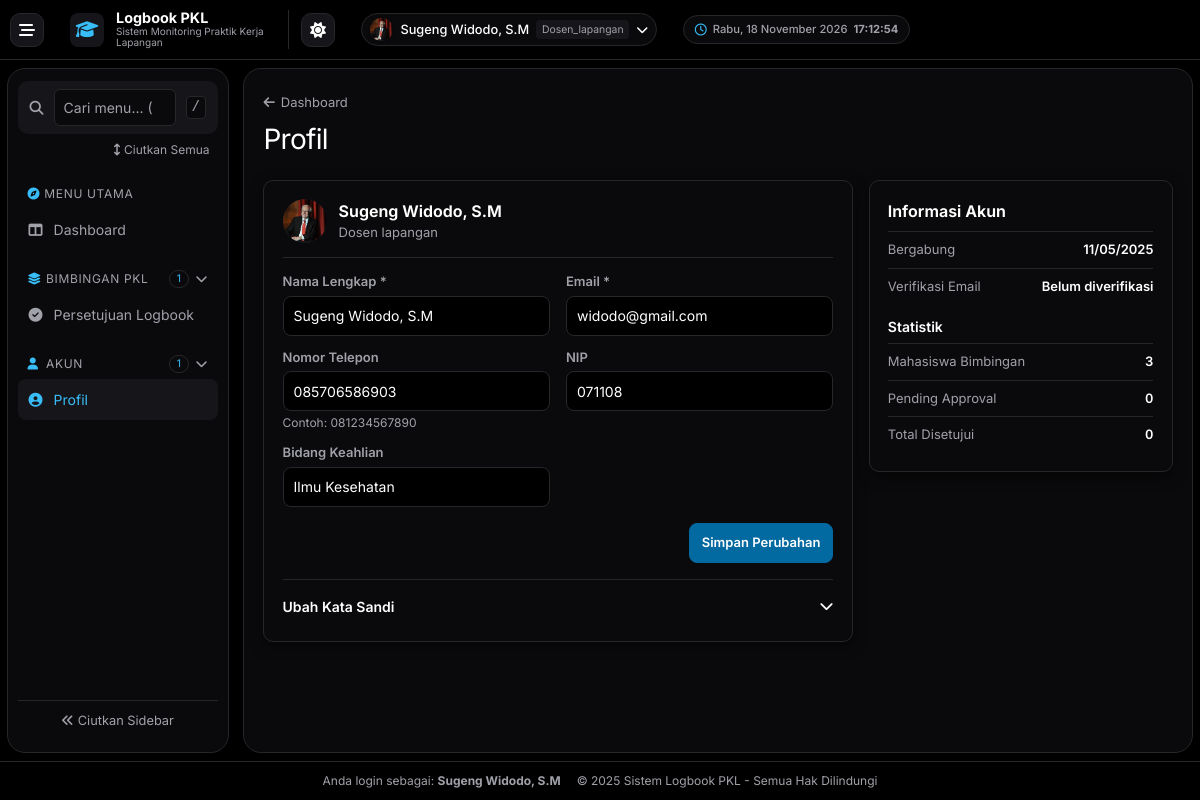
The page /profile.php (signed in) on the database its author committed.
### tables this page shows
CREATE TABLE `users` (
  `id` int(11) NOT NULL,
  `nama` varchar(100) DEFAULT NULL,
  `username` varchar(50) DEFAULT NULL,
  `password` varchar(255) DEFAULT NULL,
  `role` enum('admin','mahasiswa','dosen_pkl','dosen_lapangan') NOT NULL,
  `created_at` timestamp NOT NULL DEFAULT current_timestamp(),
  `remember_token` varchar(64) DEFAULT NULL,
  `prodi` varchar(100) DEFAULT NULL,
  `email_verified` tinyint(1) DEFAULT 0,
  `phone` varchar(15) DEFAULT NULL,
  `profile_image` varchar(255) DEFAULT NULL
);

CREATE TABLE `dosen` (
  `id` int(11) NOT NULL,
  `nip` varchar(20) DEFAULT NULL,
  `bidang` varchar(50) DEFAULT NULL
);

### profile.php (the view, shortened to what this page needs)
<?php
require_once 'config/db.php';
$user_id = $_SESSION['user']['id'];
$role = $_SESSION['user']['role'];
$user_query = $conn->prepare("SELECT * FROM users WHERE id = ?");
$user_query->bind_param("i", $user_id);
$user_query->execute();
$user_result = $user_query->get_result();
$user = $user_result->fetch_assoc();
$user = array_merge([
    'nama' => '',
    'username' => '',
    'email' => '',
    'phone' => '',
    'prodi' => '',
    'profile_image' => '',
    'email_verified' => false,
    'created_at' => date('Y-m-d H:i:s')
], $user);
$password_submitted = $_SERVER['REQUEST_METHOD'] === 'POST' && isset($_POST['change_password']);
$password_open = $password_submitted || ($_GET['ubah_kata_sandi'] ?? null) === '1';
$additional_data = [
    'nim' => '',
    'jurusan' => '',
    'prodi' => '',
    'nip' => '',
    'bidang' => ''
];
if ($role == 'mahasiswa') {
    $mahasiswa_query = $conn->prepare("SELECT * FROM mahasiswa WHERE id = ?");
    $mahasiswa_query->bind_param("i", $user_id);
    $mahasiswa_query->execute();
    $mahasiswa_result = $mahasiswa_query->get_result();
    if ($mahasiswa_result->num_rows > 0) {
        $mahasiswa_data = $mahasiswa_result->fetch_assoc();
        $additional_data = array_merge($additional_data, [
            'nim' => $mahasiswa_data['nim'] ?? '',
            'jurusan' => $mahasiswa_data['jurusan'] ?? '',
            'prodi' => $mahasiswa_data['prodi'] ?? ''
        ]);
    }
} elseif ($role == 'dosen_pkl' || $role == 'dosen_lapangan') {
    $dosen_query = $conn->prepare("SELECT * FROM dosen WHERE id = ?");
    $dosen_query->bind_param("i", $user_id);
    $dosen_query->execute();
    $dosen_result = $dosen_query->get_result();
    if ($dosen_result->num_rows > 0) {
        $dosen_data = $dosen_result->fetch_assoc();
        $additional_data = array_merge($additional_data, [
            'nip' => $dosen_data['nip'] ?? '',
            'bidang' => $dosen_data['bidang'] ?? ''
        ]);
    }
}
include 'includes/header.php';
?>
<div class="dashboard-page">
    <header class="admin-list-header">
        <div>
            <a href="<?= htmlspecialchars($dashboard_url) ?>" class="admin-list-back">
                <i class="fas fa-arrow-left" aria-hidden="true"></i> Dashboard
            </a>
            <h1 class="dashboard-title">Profil</h1>
        </div>
    </header>
    <div class="profile-layout">
        <section class="dashboard-panel profile-panel" aria-labelledby="profile-details-title">
            <div class="profile-identity">
                <span class="profile-avatar" aria-hidden="true">
                    <?php if (!empty($user['profile_image'])): ?>
                        <img src="assets/uploads/profiles/<?= htmlspecialchars($user['profile_image']) ?>" alt="">
                    <?php else: ?>
                        <?= htmlspecialchars(mb_strtoupper(mb_substr($user['nama'], 0, 1)) ?: 'U') ?>
                    <?php endif; ?>
                </span>
                <div>
                    <h2 id="profile-details-title"><?= htmlspecialchars($user['nama']) ?: 'Pengguna' ?></h2>
                    <p><?= htmlspecialchars(ucfirst(str_replace('_', ' ', $role))) ?></p>
                </div>
            </div>
            <form method="POST" action="profile.php" class="profile-form">
                <div class="profile-fields">
                    <div>
                        <label for="profile-nama">
                            Nama Lengkap *
                        </label>
                        <input type="text" name="nama" id="profile-nama"
                               value="<?= htmlspecialchars($user['nama']) ?>"
                               required
                               class="dashboard-field-control">
                    </div>
                    <div>
                        <label for="profile-email">
                            Email *
                        </label>
                        <input type="email" name="email" id="profile-email"
                               value="<?= htmlspecialchars($user['username']) ?>"
                               required
                               class="dashboard-field-control">
                    </div>
                    <div>
                        <label for="profile-phone">
                            Nomor Telepon
                        </label>
                        <input type="tel" name="phone" id="profile-phone"
                               value="<?= htmlspecialchars($user['phone']) ?>"
                               placeholder="08xxxxxxxxxx"
                               pattern="[0-9]{10,13}"
                               class="dashboard-field-control">
                        <p class="text-xs text-gray-500 mt-1">Contoh: 081234567890</p>
                    </div>
                    <?php if ($role == 'dosen_pkl' || $role == 'dosen_lapangan'): ?>
                        <div>
                            <label for="profile-nip">
                                NIP
                            </label>
                            <input type="text" name="nip" id="profile-nip"
                                   value="<?= htmlspecialchars($additional_data['nip']) ?>"
                                   placeholder="Contoh: 197001012000031001"
                                   class="dashboard-field-control">
                        </div>
                        <div>
                            <label for="profile-bidang">
                                Bidang Keahlian
                            </label>
                            <input type="text" name="bidang" id="profile-bidang"
                                   value="<?= htmlspecialchars($additional_data['bidang']) ?>"
                                   placeholder="Contoh: Pemrograman Web, Basis Data"
                                   class="dashboard-field-control">
                        </div>
                    <?php endif; ?>
                </div>
                <div class="profile-form-actions">
                    <button type="submit" class="admin-button admin-button-primary">Simpan Perubahan</button>
                </div>
            </form>
            <?php if (!$is_impersonating): ?>
            <details id="ubah-kata-sandi" class="profile-password"<?= $password_open ? ' open' : '' ?>>
                <summary>
                    <span>Ubah Kata Sandi</span>
                    <i class="fas fa-chevron-down" aria-hidden="true"></i>
                </summary>
            </details>
            <?php endif; ?>
        </section>
        <section class="dashboard-panel profile-panel profile-account" aria-labelledby="profile-account-title">
            <header class="profile-account-header">
                <h2 id="profile-account-title">Informasi Akun</h2>
            </header>
            <dl class="profile-details">
                <div>
                    <dt>Bergabung</dt>
                    <dd><?= date('d/m/Y', strtotime($user['created_at'])) ?></dd>
                </div>
                <div>
                    <dt>Verifikasi Email</dt>
                    <dd><?= $user['email_verified'] ? 'Terverifikasi' : 'Belum diverifikasi' ?></dd>
                </div>
            </dl>
            <?php
            $stats = [];
            if ($role == 'mahasiswa') {
                $total_logbook = $conn->query("SELECT COUNT(*) as total FROM logbook WHERE id_mahasiswa = $user_id")->fetch_assoc()['total'] ?? 0;
                $approved_logbook = $conn->query("SELECT COUNT(*) as total FROM logbook WHERE id_mahasiswa = $user_id AND status_dospem_pkl = 'disetujui' AND status_dospem_lapangan = 'disetujui'")->fetch_assoc()['total'] ?? 0;
                $pending_logbook = $conn->query("SELECT COUNT(*) as total FROM logbook WHERE id_mahasiswa = $user_id AND (status_dospem_pkl = 'pending' OR status_dospem_lapangan = 'pending')")->fetch_assoc()['total'] ?? 0;
                $stats = [
                    ['label' => 'Total Logbook', 'value' => $total_logbook],
                    ['label' => 'Disetujui', 'value' => $approved_logbook],
                    ['label' => 'Pending', 'value' => $pending_logbook]
                ];
            } elseif ($role == 'dosen_pkl' || $role == 'dosen_lapangan') {
                $status_field = ($role == 'dosen_pkl') ? 'status_dospem_pkl' : 'status_dospem_lapangan';
                $dospem_column = ($role == 'dosen_pkl') ? 'id_dospem_pkl' : 'id_dospem_lapangan';
                $total_mahasiswa_query = $conn->prepare("SELECT COUNT(*) as total FROM bimbingan WHERE $dospem_column = ?");
                $total_mahasiswa_query->bind_param("i", $user_id);
                $total_mahasiswa_query->execute();
                $total_mahasiswa_result = $total_mahasiswa_query->get_result();
                $total_mahasiswa = $total_mahasiswa_result->fetch_assoc()['total'] ?? 0;
                $mahasiswa_ids = [];
                $mahasiswa_query = $conn->prepare("SELECT id_mahasiswa FROM bimbingan WHERE $dospem_column = ?");
                $mahasiswa_query->bind_param("i", $user_id);
                $mahasiswa_query->execute();
                $mahasiswa_result = $mahasiswa_query->get_result();
                while ($row = $mahasiswa_result->fetch_assoc()) {
                    $mahasiswa_ids[] = $row['id_mahasiswa'];
                }
                $pending_approvals = 0;
                $total_approved = 0;
                if (!empty($mahasiswa_ids)) {
                    $ids_str = implode(',', array_map('intval', $mahasiswa_ids));
                    $pending_result = $conn->query("SELECT COUNT(*) as total FROM logbook WHERE id_mahasiswa IN ($ids_str) AND $status_field = 'pending'");
                    if ($pending_result) {
                        $pending_approvals = $pending_result->fetch_assoc()['total'] ?? 0;
                    }
                    $approved_result = $conn->query("SELECT COUNT(*) as total FROM logbook WHERE id_mahasiswa IN ($ids_str) AND $status_field = 'disetujui'");
                    if ($approved_result) {
                        $total_approved = $approved_result->fetch_assoc()['total'] ?? 0;
                    }
                }
                $stats = [
                    ['label' => 'Mahasiswa Bimbingan', 'value' => $total_mahasiswa],
                    ['label' => 'Pending Approval', 'value' => $pending_approvals],
                    ['label' => 'Total Disetujui', 'value' => $total_approved]
                ];
            }
            ?>
            <?php if ($stats): ?>
                <h3 class="profile-stats-title">Statistik</h3>
                <dl class="profile-details profile-stats">
                    <?php foreach ($stats as $stat): ?>
                        <div>
                            <dt><?= htmlspecialchars($stat['label']) ?></dt>
                            <dd><?= (int) $stat['value'] ?></dd>
                        </div>
                    <?php endforeach; ?>
                </dl>
            <?php endif; ?>
        </section>
    </div>
</div>
<?php include 'includes/footer.php'; ?>

### includes/header.php (style rules this page uses)
body { font-family: 'Inter', sans-serif; }

### rows shown on the page
users: profile_image (picture), nama "Sugeng Widodo, S.M", email "widodo@gmail.com", phone "085706586903", created_at "11/05/2025"
dosen: nip "071108", bidang "Ilmu Kesehatan"

### other values the page prints
$_SESSION['user']['nama'] "Sugeng Widodo, S.M"
$current_role "Dosen_lapangan"
$label_link "Dashboard"
$label "BIMBINGAN PKL"
count($links) "1"
$label_link "Persetujuan Logbook"
$label "AKUN"
$label_link "Profil"
str_replace('_', ' ', $role) "Dosen lapangan"
$stat['label'] "Mahasiswa Bimbingan"
$stat['value'] "3"
$stat['label'] "Pending Approval"
$stat['value'] "0"
$stat['label'] "Total Disetujui"
